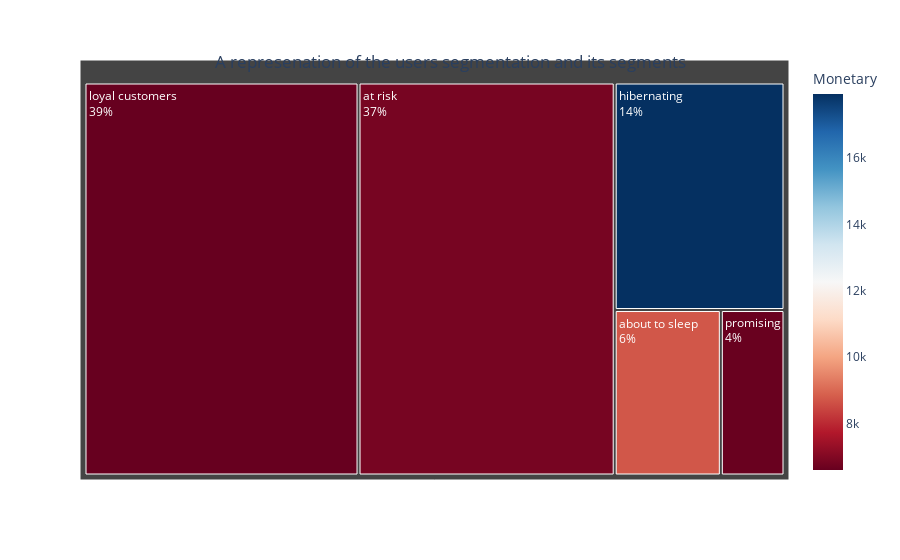

The code cell stored with this chart in its notebook:
### Code cell
fig = px.treemap(df_RFM, path=['DEF'],
                 color='Monetary',
                 color_continuous_scale='RdBu'
                 #color_continuous_midpoint=np.average(map_df['productsSold'], weights=map_df['productsPassRate']) MonetaryCluster
                 )
fig.update_layout(
    title={
        'text': "A represenation of the users segmentation and its segments",
        'y':0.9,
        'x':0.5,
        'xanchor': 'center',
        'yanchor': 'top'})

fig.data[0].textinfo = 'label+percent root'

fig.write_image("Output/fig3.png")
fig.show()

### Figure 1 — Plotly figure (JSON) as saved in the notebook; plotly's stock layout.template omitted (floating-point values rounded to 4 significant figures)
{"data": [{"branchvalues": "total", "customdata": [[8721.0], [6846.0], [17940.0], [6598.0], [6627.0]], "domain": {"x": [0.0, 1.0], "y": [0.0, 1.0]}, "hovertemplate": "labels=%{label}<br>count=%{value}<br>parent=%{parent}<br>id=%{id}<br>Monetary=%{color}<extra></extra>", "ids": ["about to sleep", "at risk", "hibernating", "loyal customers", "promising"], "labels": ["about to sleep", "at risk", "hibernating", "loyal customers", "promising"], "marker": {"coloraxis": "coloraxis", "colors": [8721.0, 6846.0, 17940.0, 6598.0, 6627.0]}, "name": "", "parents": ["", "", "", "", ""], "values": [15, 86, 33, 92, 9], "type": "treemap", "textinfo": "label+percent root"}], "layout": {"coloraxis": {"colorbar": {"title": {"text": "Monetary"}}, "colorscale": [[0.0, "rgb(103,0,31)"], [0.1, "rgb(178,24,43)"], [0.2, "rgb(214,96,77)"], [0.3, "rgb(244,165,130)"], [0.4, "rgb(253,219,199)"], [0.5, "rgb(247,247,247)"], [0.6, "rgb(209,229,240)"], [0.7, "rgb(146,197,222)"], [0.8, "rgb(67,147,195)"], [0.9, "rgb(33,102,172)"], [1.0, "rgb(5,48,97)"]]}, "legend": {"tracegroupgap": 0}, "margin": {"t": 60}, "title": {"text": "A represenation of the users segmentation and its segments", "y": 0.9, "x": 0.5, "xanchor": "center", "yanchor": "top"}}}
